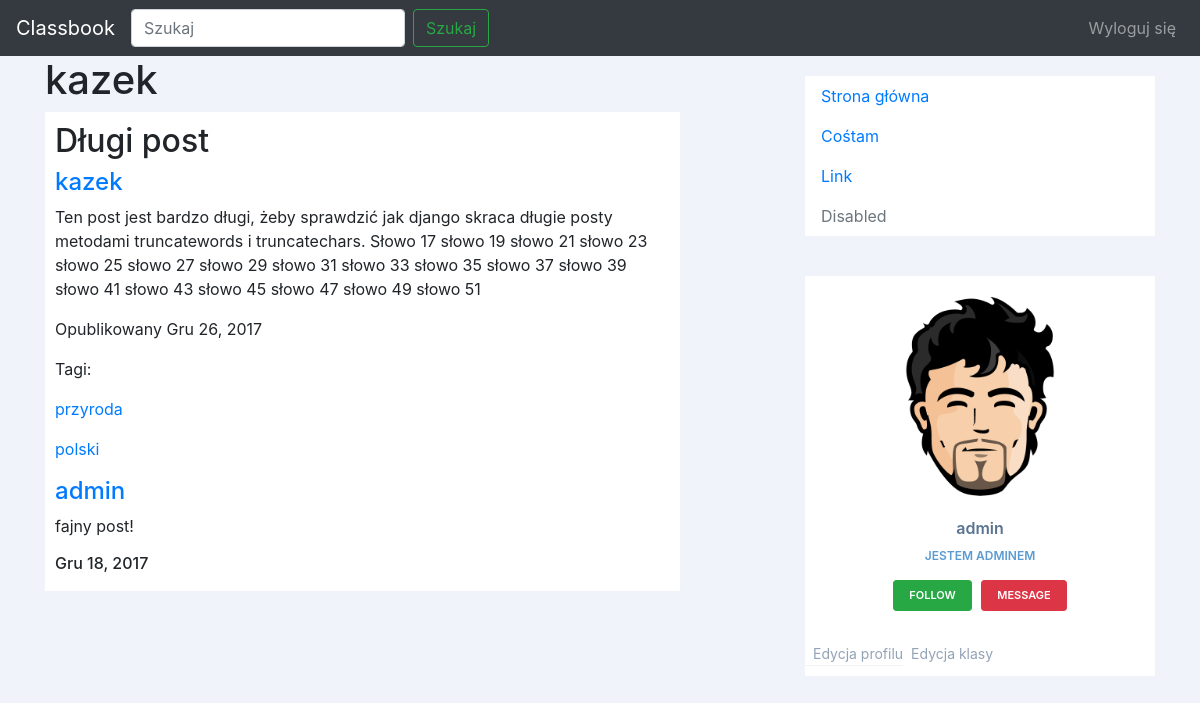
The app's page /user/kazek/ (signed in), older data.
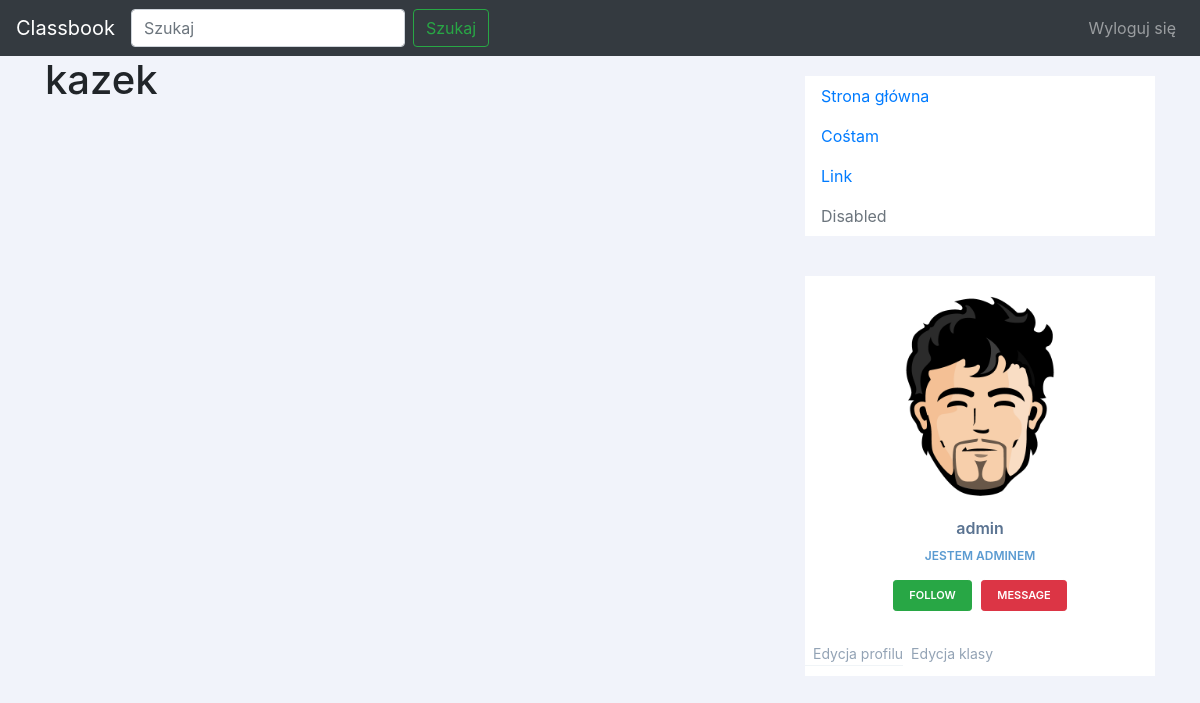
The same page, newer data.
### main/models.py (models this page shows, shortened)
class Post(models.Model):
	title = models.CharField(max_length=150)
	content = models.CharField(max_length=10000)
	publish_date = models.DateField(default=datetime.now) # DateTimeField(auto_now_add=True)
	user = models.ForeignKey(User, on_delete=models.CASCADE)
	tags = models.ManyToManyField(Tag)
	comments = models.ManyToManyField(Comment)
	photo = models.ImageField(upload_to='main/static/main/imgs/', blank=True, null=True)
	school = models.ForeignKey(School, null=True, blank=True)
	postClass = models.ForeignKey(Class, null=True, blank=True)
	class Meta:
		ordering = ['-publish_date', 'title']

class Tag(models.Model):
	name = models.CharField(max_length=80)
	def __str__(self):
		return self.name

class Comment(models.Model):
	user = models.ForeignKey(User, on_delete=models.CASCADE)
	date = models.DateField(default=datetime.now) # DateTimeField(auto_now_add=True)
	content = models.CharField(max_length=300)

class Profile(models.Model):
	user = models.OneToOneField(User, on_delete=models.CASCADE)
	avatar = models.ImageField(upload_to='main/static/main/avatars/', blank=True, null=True)
	description = models.CharField(max_length=1024, blank=True, null=True)

### main/views.py (the view)
# urls.py: url(r'^user/(?P<name>\w+)/$', views.user_view, name="user_view"),
@login_required(login_url='/')
def user_view(request, name):
	user = User.objects.get(username=name)
	posts = Post.objects.filter(user=user)
	context = {
		"username": name,
		"posts": posts
	}
	return render(request, 'main/user_view.html', context)

### main/templatetags/profile.py (called while the page is built)
@register.simple_tag
def get_profile_description(user):
	return Profile.objects.get(user=user).description

@register.simple_tag
def get_profile_avatar(user):
	avatar = Profile.objects.get(user=user).avatar
	if avatar:
		return avatar.url[4:]
	else:
		return '/static/main/avatars/default.png'

### main/templates/main/user_view.html (shortened to what this page needs)
{% extends 'main/base.html' %}
{% block content %}
	<div id="about">
		<h1>{{ username }}</h1>
	</div>
	<div id="posts">
		{% for post in posts %}
			{% include 'main/post.html' %}
		{% endfor %}
	</div>
{% endblock %}

### main/templates/main/base.html (shortened to what this page needs)
<!DOCTYPE html>
<html>
<head>
	{% load static %}
	<link rel="stylesheet" href="https://maxcdn.bootstrapcdn.com/bootstrap/4.0.0/css/bootstrap.min.css">
	<link rel="stylesheet" type="text/css" href="{% static 'main/base.css' %}">
</head>
<body>
	<nav class="navbar navbar-expand-lg navbar-dark bg-dark">
  <a class="navbar-brand" href="{% url 'index' %}">Classbook</a>
  <div class="collapse navbar-collapse" id="navbarSupportedContent">
  	<form class="form-inline my-2 my-lg-0">
	  <input class="form-control mr-sm-2" type="search" placeholder="Szukaj" aria-label="Search">
	  <button class="btn btn-outline-success my-2 my-sm-0" type="submit">Szukaj</button>
	</form>
	<ul class="navbar-nav navbar-right ml-auto">
	{% if not user.is_authenticated %}
	  <li class="nav-item">
		<a class="nav-link" href="{% url 'login' %}">Zaloguj się</a>
	  </li>
	  <li class="nav-item">
		<a class="nav-link" href="{% url 'signup' %}">Zarejestruj się</a>
	  </li>
	{% else %}
		<li class="nav-item">
		<a class="nav-link" href="{% url 'logout' %}">Wyloguj się</a>
	  </li>
	{% endif %}
	</ul>
  </div>
</nav>
	<div class="container">
		<div class="row">
			<div class="col-md-7">
				{% block content %} {% endblock %}
			</div>
			<div class="col-md-1">
			</div>
			<div class="col-md-4" id="menu">
				{% include 'main/menu.html' %}
			</div>
		</div>
</body>
</html>

### main/templates/main/menu.html (shortened to what this page needs)
{% load static %}
{% load profile %}
<link rel="stylesheet" type="text/css" href="{% static 'main/menu.css' %}">
<div id="menu-sidebar">
		<ul class="nav flex-column">
	  <li class="nav-item">
	    <a class="nav-link active" href="#">Strona główna</a>
	  </li>
	  <li class="nav-item">
	    <a class="nav-link" href="#">Cośtam</a>
	  </li>
	  <li class="nav-item">
	    <a class="nav-link" href="#">Link</a>
	  </li>
	  <li class="nav-item">
	    <a class="nav-link disabled" href="#">Disabled</a>
	  </li>
	</ul>
</div>
{% if user.is_authenticated %}
	<div class="profile-sidebar">
			<div class="profile-userpic">
				<img src="{% get_profile_avatar user %}" alt="avatar" />
			</div>
			<div class="profile-usertitle">
				<div class="profile-usertitle-name">
					{{ user.username }}
				</div>
				<div class="profile-usertitle-job">
					{% get_profile_description user %}
				</div>
			</div>
			<div class="profile-userbuttons">
				<button type="button" class="btn btn-success btn-sm">Follow</button>
				<button type="button" class="btn btn-danger btn-sm">Message</button>
			</div>
			<div class="profile-usermenu">
				<ul class="nav">
					<li>
						<a href="{% url 'edit_profile' %}">
						Edycja profilu </a>
					</li>
					<li>
						<a href="{% url 'edit_class' %}">
						Edycja klasy </a>
					</li>
				</ul>
			</div>
		</div>
	</div>
{% endif %}

### main/templates/main/post.html (shortened to what this page needs)
{% load humanize %}
<div class="post">
	<h2 class="post-title"> {{ post.title }} </h2>
	<a href="{% url 'user_view' post.user.username %}"><h4> {{ post.user.username }} </h4></a>
	<p> {{ post.content }} </p>
	<p> Opublikowany {{ post.publish_date|naturalday }} </p>
	<p> Tagi: </p>
	{% for tag in post.tags.all %}
		<div class="tag">
			<p> <a href="{% url 'tag_view' tag.name %}">{{ tag }}</a> </p>
		</div>
	{% endfor %}
	{% for comment in post.comments.all %}
		<div class="comment">
			<a href="{% url 'user_view' comment.user.username %}"><h4> {{ comment.user.username }} </h4></a>
			<p> {{ comment.content }} </p>
			<h6> {{ comment.date|naturalday }} </h6>
		</div>
	{% endfor %}
</div>

### main/static/main/base.css (style rules this page uses)
body { background-color: #f8f9fa; }
#add_new_post, #menu { margin-top: 20px; }

### main/static/main/menu.css (style rules this page uses)
body { background: #F1F3FA; }
.profile-sidebar { padding: 20px 0 10px 0; background: #fff; }
.profile-userpic, .profile-usermenu { text-align: center; margin: 0 auto; }
.profile-userpic img { float: none; margin: 0 auto; width: 200px; height: 200px; -webkit-border-radius: 50% !important; -moz-border-radius: 50% !important; border-radius: 50% !important; }
.profile-usertitle { text-align: center; margin-top: 20px; }
.profile-usertitle-name { color: #5a7391; font-size: 16px; font-weight: 600; margin-bottom: 7px; }
.profile-usertitle-job { text-transform: uppercase; color: #5b9bd1; font-size: 12px; font-weight: 600; margin-bottom: 15px; }
.profile-userbuttons { text-align: center; margin-top: 10px; }
.profile-userbuttons .btn { text-transform: uppercase; font-size: 11px; font-weight: 600; padding: 6px 15px; margin-right: 5px; }
.profile-userbuttons .btn:last-child { margin-right: 0px; }
.profile-usermenu { margin-top: 30px; }
.profile-usermenu ul li { border-bottom: 1px solid #f0f4f7; }
.profile-usermenu ul li:last-child { border-bottom: none; }
.profile-usermenu ul li a { color: #93a3b5; font-size: 14px; font-weight: 400; }
#menu-sidebar { background-color: white; margin-bottom: 40px; }

Row changes from the older to the newer data that the page shows:
removed Post: title "Długi post", user.username "kazek", content "Ten post jest bardzo długi, żeby sprawdzić jak django skraca długie posty metodami truncatewords i truncatechars. Słowo 17 słowo 19 słowo 21 słowo 23 słowo 25 słowo 27 słowo 29 słowo 31 słowo 33 słowo 35 słowo 37 słowo 39 słowo 41 słowo 43 słowo 45 słowo 47 słowo 49 słowo 51", publish_date "Gru 26, 2017"
no longer on this page (row unchanged): Tag: name "przyroda"
no longer on this page (row unchanged): Tag: name "polski"
no longer on this page (row unchanged): Comment: user.username "admin", content "fajny post!", date "Gru 18, 2017"
